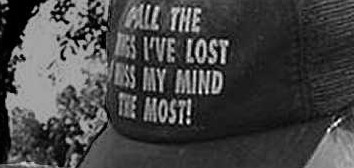
#> input picture Sem7/IVP/Code/3/97.jpg, 354 x 168 px, found by its file name
$ python main.py
#> lines starting #> are read from the running program, lines starting #| are printed output that depends on the picture
import numpy as np
import matplotlib.pyplot as plt
import matplotlib.image as read
import cv2

MIN_PIXEL_VALUE = 0
MAX_PIXEL_VALUE = 255


def load_image(name, usecv=True, type=None):
    if usecv:
        if type is not None:
            return cv2.imread(name, type)
        else:
            return cv2.imread(name)
    else:
        return read.imread(name)


def plot_image(image, usecv=True):
    if usecv:
        cv2.imshow('image', image)
        cv2.waitKey()
        cv2.destroyAllWindows()
    else:
        plt.figure()
        plt.imshow(image, cmap='gray')
        plt.show()


def plot_figures(figures, nrows=1, ncols=1):
    """Plot a dictionary of figures.
    Parameters
    ----------
    figures : list of (name, image)
    ncols : number of columns of subplots wanted in the display
    nrows : number of rows of subplots wanted in the figure
    """

    fig, axeslist = plt.subplots(ncols=ncols, nrows=nrows)
    for ind, figure in enumerate(figures):
        name, image = figure
        axeslist.ravel()[ind].imshow(image, cmap=plt.gray())
        axeslist.ravel()[ind].set_title(name)
        axeslist.ravel()[ind].set_axis_off()
    plt.tight_layout()  # optional
    plt.show()


def high_pass_filter(img_name, filter_size):
    img = cv2.imread(img_name, 0)

    f = np.fft.fft2(img)
    fshift = np.fft.fftshift(f)

    rows, cols = img.shape
    crow, ccol = rows // 2, cols // 2
    fshift[crow - filter_size:crow + filter_size, ccol - filter_size:ccol + filter_size] = 0

    f_ishift = np.fft.ifftshift(fshift)
    img_back = np.fft.ifft2(f_ishift)
    img_back = np.abs(img_back)

    figures = []

    figures.append(('Input Image', img))
    figures.append(('High pass filter', img_back))

    plot_figures(figures, 1, 2)


def low_pass_filter(image_name, filter_size):
#> called with image_name = 'images/97.jpg', filter_size = 17
    img = cv2.imread(image_name, 0)
#> img is the input picture: shape (168, 354); min 0, max 255, mean 69.4

    f = np.fft.fft2(img)
    fshift = np.fft.fftshift(f)

    rows, cols = img.shape
#> rows = 168; cols = 354
    crow, ccol = rows // 2, cols // 2
#> crow = 84; ccol = 177

    # create a mask first, center square is 1, remaining all zeros
    mask = np.zeros((rows, cols), np.uint8)
    mask[crow - filter_size:crow + filter_size, ccol - filter_size:ccol + filter_size] = 1

    # apply mask and inverse DFT
    fshift = fshift * mask
    f_ishift = np.fft.ifftshift(fshift)
    d_shift = np.array(np.dstack([f_ishift.real, f_ishift.imag]))
    img_back = cv2.idft(d_shift)
    img_back = cv2.magnitude(img_back[:, :, 0], img_back[:, :, 1])
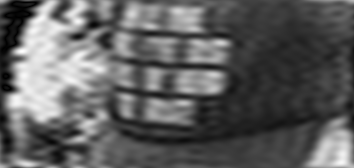
#> img_back: shape (168, 354) float64; min 5023.6, max 11017602.8, mean 4139816.3; drawn with min black and max white

    figures = []

    figures.append(('Input Image', img))
    figures.append(('High pass filter', img_back))

    plot_figures(figures, 1, 2)
#> the loop in plot_figures, `for ind, figure in enumerate(figures):` made 2 passes
#> (ind, name) on passes 1 to 2: (0, 'Input Image'), (1, 'High pass filter')
#> in plot_figures, `plt.show()`:
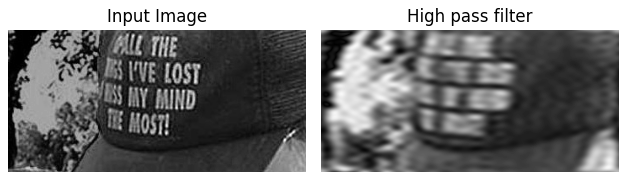
#> figure drawn by matplotlib, 2 panels

def main():
    low_pass_filter('images/97.jpg', 17)


if __name__ == "__main__":
    main()

$ run again, with Sem7/IVP/Code/3/two_cats.jpg copied over Sem7/IVP/Code/3/97.jpg
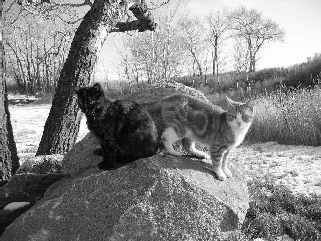
#> input picture Sem7/IVP/Code/3/two_cats.jpg, 321 x 241 px, found by its file name
#> in low_pass_filter, img is the input picture: shape (241, 321); min 0, max 255, mean 133.2
#> in low_pass_filter, `img_back = cv2.magnitude(img_back[:, :, 0], img_back[:, :, 1])`:
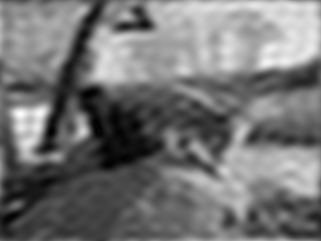
#> img_back: shape (241, 321) float64; min 28625.7, max 22523327.8, mean 10309706.1; drawn with min black and max white
#> the loop in plot_figures, `for ind, figure in enumerate(figures):` made 2 passes
#> (ind, name) on passes 1 to 2: (0, 'Input Image'), (1, 'High pass filter')
#> in plot_figures, `plt.show()`:
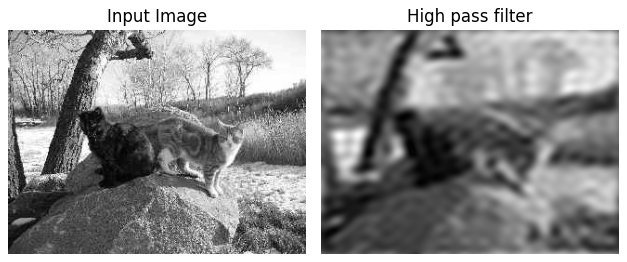
#> figure drawn by matplotlib, 2 panels

$ run again, with Sem7/IVP/Code/3/img1noisy.tif saved as Sem7/IVP/Code/3/97.jpg
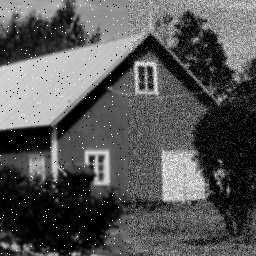
#> input picture Sem7/IVP/Code/3/img1noisy.tif, 256 x 256 px, found by its file name
#> in low_pass_filter, img is the input picture: shape (256, 256); min 0, max 255, mean 86.1
#> in low_pass_filter, `img_back = cv2.magnitude(img_back[:, :, 0], img_back[:, :, 1])`:
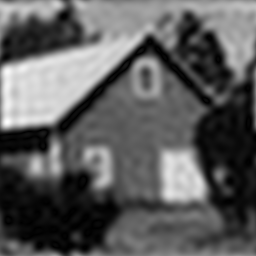
#> img_back: shape (256, 256) float64; min 6207, max 15498342.9, mean 5668583.9; drawn with min black and max white
#> the loop in plot_figures, `for ind, figure in enumerate(figures):` made 2 passes
#> (ind, name) on passes 1 to 2: (0, 'Input Image'), (1, 'High pass filter')
#> in plot_figures, `plt.show()`:
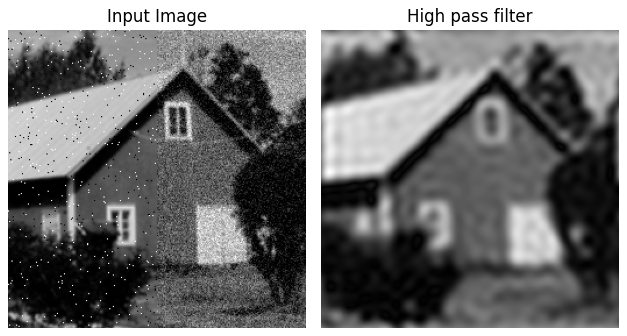
#> figure drawn by matplotlib, 2 panels
